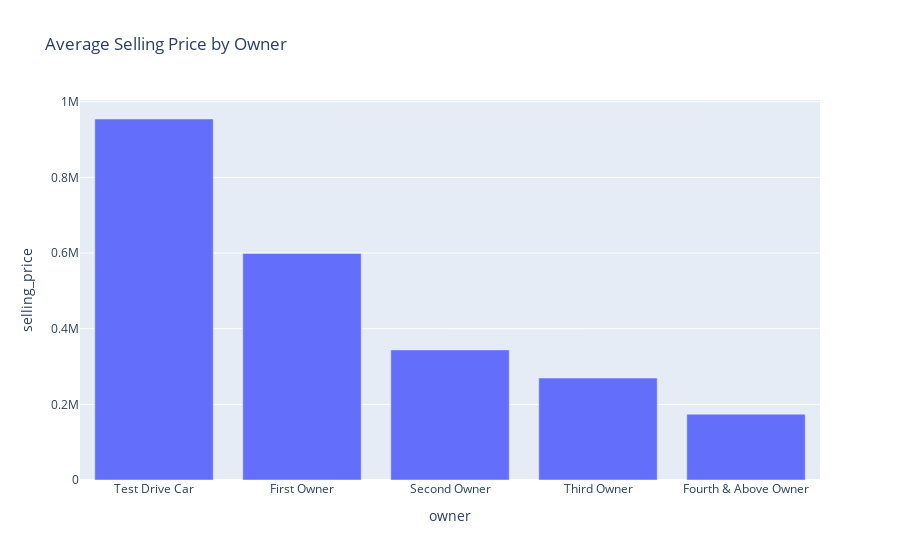

This figure's notebook cell:
### Code cell
#owner.selling_price.mean().sort_values(ascending=False).iplot(kind="bar")
fig = px.bar(
    df.groupby('owner')['selling_price'].mean().sort_values(ascending=False).reset_index(),
    x='owner', 
    y='selling_price',
    title='Average Selling Price by Owner'
)
fig.show()

### Figure 1 — Plotly figure (JSON) as saved in the notebook; plotly's stock layout.template omitted (floating-point values rounded to 4 significant figures)
{"data": [{"alignmentgroup": "True", "hovertemplate": "owner=%{x}<br>selling_price=%{y}<extra></extra>", "legendgroup": "", "marker": {"color": "#636efa", "pattern": {"shape": ""}}, "name": "", "offsetgroup": "", "orientation": "v", "showlegend": false, "textposition": "auto", "type": "bar", "x": ["Test Drive Car", "First Owner", "Second Owner", "Third Owner", "Fourth & Above Owner"], "xaxis": "x", "y": [954300.0, 598600.0, 343900.0, 269500.0, 173900.0], "yaxis": "y"}], "layout": {"barmode": "relative", "legend": {"tracegroupgap": 0}, "title": {"text": "Average Selling Price by Owner"}, "xaxis": {"anchor": "y", "domain": [0, 1], "title": {"text": "owner"}}, "yaxis": {"anchor": "x", "domain": [0, 1], "title": {"text": "selling_price"}}}}
